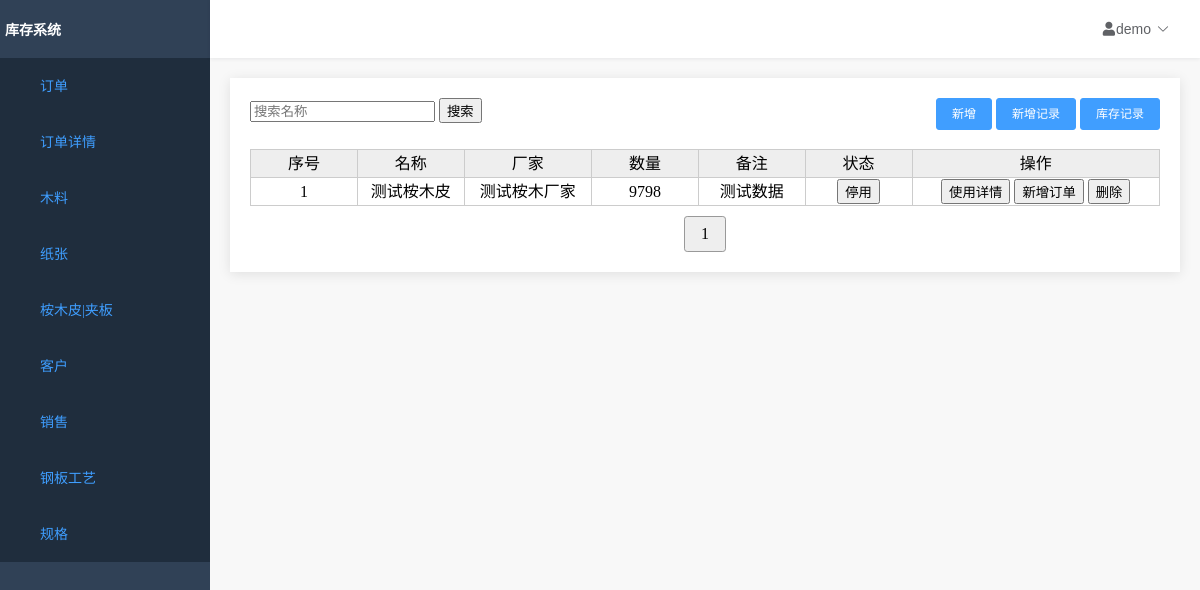
The page /home/skin/list/ on the database as committed earlier.
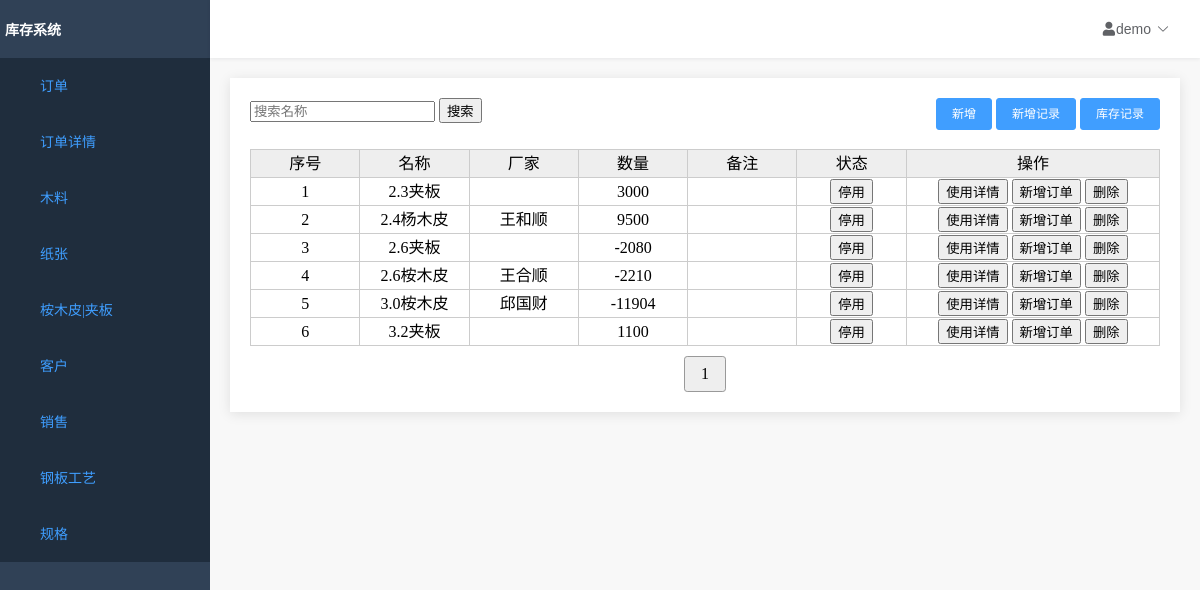
The same page on the database as committed later.
### skin/models.py (models this page shows, shortened)
class SkinModel(models.Model):
    id = models.AutoField(primary_key=True)
    name = models.TextField('名称', max_length=64, unique=True, null=False)
    factory = models.TextField('厂家', max_length=64, default="")
    count = models.IntegerField('数量', default=0)
    note = models.TextField('备注', max_length=256, default='')
    enable = models.BooleanField(
        '是否使用', default=True, blank=False, null=False)
    created_time = models.DateTimeField('创建时间', default=now)
    last_mod_time = models.DateTimeField('修改时间', auto_now=True)
    objects = models.manager

### skin/views.py (the view)
# urls.py: path('list/', views.SkinListView.as_view(), name='skin_list'),
class SkinListView(ListView):
    paginate_by = 15
    model = SkinModel
    template_name = 'skinlist.html'
    context_object_name = 'object_list'
    def get_queryset(self):
        q = Q()
        name = self.request.GET.get('name')
        if name:
            q.add(Q(name__contains=name), Q.AND)
        return SkinModel.objects.filter(q).order_by('name')
    def get_context_data(self, **kwargs):
        context = super(SkinListView, self).get_context_data(**kwargs)
        return context

### InventorySystem/context_processor.py (called while the page is built)
def nav_list(request):
    func_list = []
    func_list.append(('订单', '/home/order/head/list'))
    func_list.append(('订单详情', '/home/order/list'))
    func_list.append(('木料', '/home/wood/list'))
    func_list.append(('纸张', '/home/paper/list'))
    func_list.append(('桉木皮|夹板', '/home/skin/list'))
    func_list.append(('客户', '/home/customer/list'))
    func_list.append(['销售', '/home/salesman/list'])
    func_list.append(('钢板工艺', '/home/process/technology/list'))
    func_list.append(('规格', '/home/process/specification/list'))
    return locals()

### templates/skinlist.html (shortened to what this page needs)
{% extends 'table.html' %}
{% block table %}
<div>
    <div class="top_tool_bar">
        <form method="get">
            <input type="text" name="name" placeholder="搜索名称">
            <button type="submit">
                <span>搜索</span>
            </button>
        </form>
        <div class="right_buttons">
            <a href="/home/skin/add">
                <button type="button">
                    <span>新增</span>
                </button>
            </a>
            <a href="/home/skin/form/add">
                <button type="button">
                    <span>新增记录</span>
                </button>
            </a>
            <a href="/home/skin/form/list">
                <button type="button">
                    <span>库存记录</span>
                </button>
            </a>
        </div>
    </div>
    <div class="results">
        <table id="result_list">
            <thead>
            <th scope="col" class="sortable column-id">序号</th>
            <th scope="col" class="sortable column-name">名称</th>
            <th scope="col" class="sortable column-name">厂家</th>
            <th scope="col" class="sortable column-name">数量</th>
            <th scope="col" class="sortable column-name">备注</th>
            <th scope="col">状态</th>
            <th scope="col">操作</th>
            </thead>
            {% for obj in object_list %}
            <tr>
                <td>{{ forloop.counter }}</td>
                <td>{{obj.name}}</td>
                <td>{{obj.factory}}</td>
                <td>{{obj.count}}</td>
                <td>{{obj.note}}</td>
                <td>
                    <a href="/home/skin/enable?id={{ obj.id }}">
                        {% if obj.enable %}
                        <input type="button" value="停用">
                        {% else %}
                        <input type="button" value="已停用">
                        {% endif %}
                    </a>
                <td>
                    <a href="/home/skin/form/list?id={{ obj.id }}">
                        <input type="button" value="使用详情">
                    </a>
                    <a href="/home/skin/form/add?id={{ obj.id }}">
                        <input type="button" value="新增订单">
                    </a>
                    <a href="/home/skin/del?id={{ obj.id }}">
                        <input type="button" value="删除">
                    </a>
                </td>
            </tr>
            {% endfor %}
        </table>
    </div>
</div>
{% endblock %}

Rows that differ between the two databases and show on the page:
added SkinModel: name "2.3夹板", count "3000"
added SkinModel: name "2.4杨木皮", factory "王和顺", count "9500"
added SkinModel: name "2.6夹板", count "-2080"
added SkinModel: name "2.6桉木皮", factory "王合顺", count "-2210"
changed SkinModel: name "测试桉木皮" → "3.0桉木皮"; factory "测试桉木厂家" → "邱国财"; count "9798" → "-11904"; note "测试数据" → (not shown)
added SkinModel: name "3.2夹板", count "1100"
